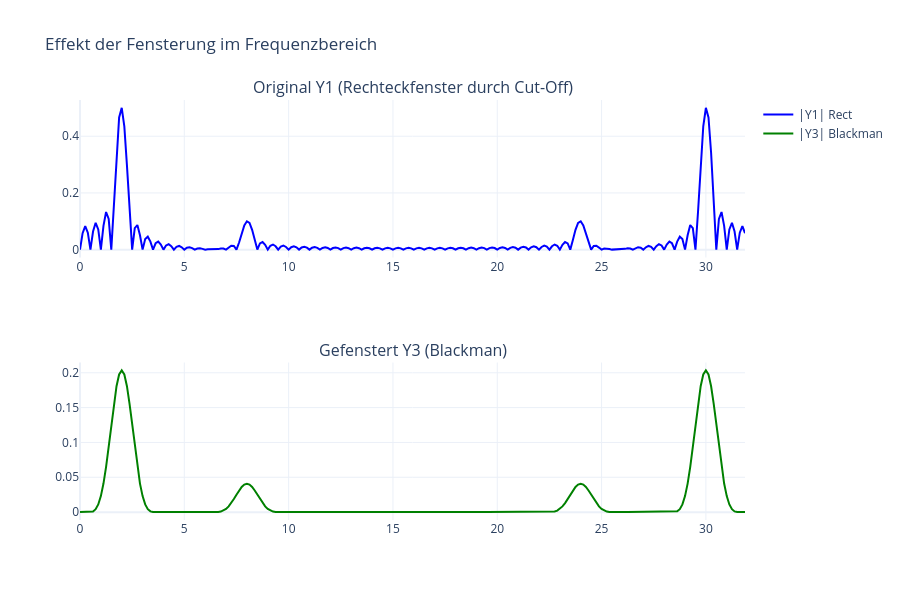

Source (notebook cell):
### Markdown cell above
## b) Fenstersignal (Blackman)

### Code cell
# Erzeuge Fenstersignal manuell
n_half = len(y1) // 2  # 32

n_idx = np.arange(1 - n_half, n_half + 1)

# Blackman Formel (Manuell implementiert wie im Skript)
w_blackman = (
    0.42
    + 0.5 * np.cos(n_idx * np.pi / (n_half - 1))
    + 0.08 * np.cos(2 * n_idx * np.pi / (n_half - 1))
)

# Fensterung anwenden (Element-weise Multiplikation)
# Achtung: w_blackman muss gleiche Länge wie y1 haben (64)
# np.arange(1-32, 33) erzeugt 64 Werte -> Passt.
y3 = y1 * w_blackman

# FFT des gefensterten Signals
y3_fft = np.fft.fft(y3, n_fft) / len(y3)


# --- Vergleich der Spektren (Y1 vs Y3) ---
fig_comp = make_subplots(
    rows=2,
    cols=1,
    subplot_titles=(
        "Original Y1 (Rechteckfenster durch Cut-Off)",
        "Gefenstert Y3 (Blackman)",
    ),
)

fig_comp.add_trace(
    go.Scatter(
        x=freq_axis, y=np.abs(y1_fft), name="|Y1| Rect", line=dict(color="blue")
    ),
    row=1,
    col=1,
)
fig_comp.add_trace(
    go.Scatter(
        x=freq_axis, y=np.abs(y3_fft), name="|Y3| Blackman", line=dict(color="green")
    ),
    row=2,
    col=1,
)

fig_comp.update_layout(
    height=600,
    title="Effekt der Fensterung im Frequenzbereich",
    template="plotly_white",
)
fig_comp.show()

### Figure 1 — Plotly figure (JSON) as saved in the notebook; plotly's stock layout.template omitted (floating-point values rounded to 4 significant figures; data arrays with more than 128 entries replaced by an {"elided": "..."} marker saying what was removed)
{"data": [{"line": {"color": "blue"}, "name": "|Y1| Rect", "type": "scatter", "x": {"elided": "256 float values"}, "xaxis": "x", "y": {"elided": "256 float values"}, "yaxis": "y"}, {"line": {"color": "green"}, "name": "|Y3| Blackman", "type": "scatter", "x": {"elided": "256 float values"}, "xaxis": "x2", "y": {"elided": "256 float values"}, "yaxis": "y2"}], "layout": {"annotations": [{"font": {"size": 16}, "showarrow": false, "text": "Original Y1 (Rechteckfenster durch Cut-Off)", "x": 0.5, "xanchor": "center", "xref": "paper", "y": 1, "yanchor": "bottom", "yref": "paper"}, {"font": {"size": 16}, "showarrow": false, "text": "Gefenstert Y3 (Blackman)", "x": 0.5, "xanchor": "center", "xref": "paper", "y": 0.375, "yanchor": "bottom", "yref": "paper"}], "height": 600, "title": {"text": "Effekt der Fensterung im Frequenzbereich"}, "xaxis": {"anchor": "y", "domain": [0, 1]}, "xaxis2": {"anchor": "y2", "domain": [0, 1]}, "yaxis": {"anchor": "x", "domain": [0.625, 1]}, "yaxis2": {"anchor": "x2", "domain": [0, 0.375]}}}
